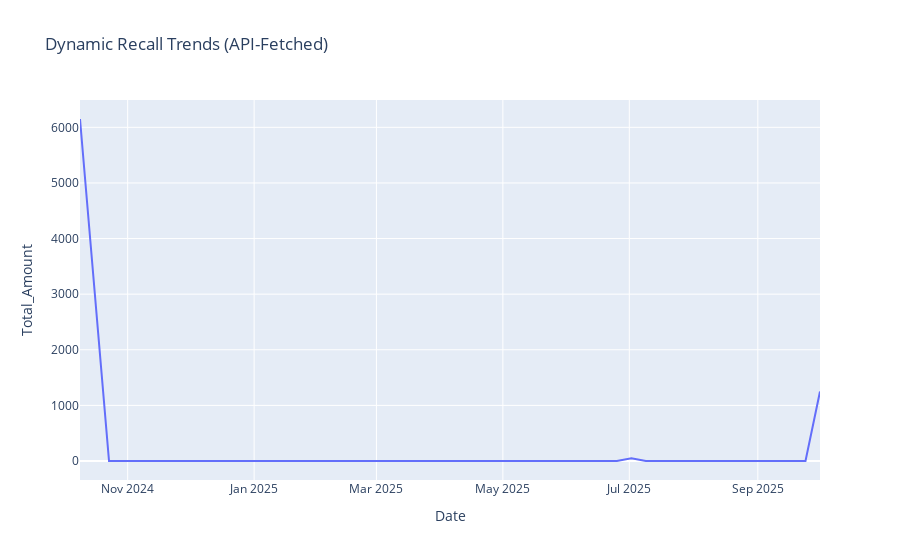

The notebook cell this image was saved under:
### Code cell
import pandas as pd
import numpy as np
import matplotlib.pyplot as plt
import seaborn as sns
import plotly.express as px
from api_utils import fetch_pharmacy_data  # Import helper

# Dynamic load with shorter range for stability
df = fetch_pharmacy_data(limit=300, years_back=1)  # Last year only
if df.empty:
    print("API failed—creating sample fallback data for demo.")
    # Enhanced sample: Full columns for seamless run
    np.random.seed(42)  # Reproducible
    sample_data = {
        'action_date': pd.date_range(start='2024-01-01', periods=100, freq='D'),
        'product_name': np.random.choice(['Aspirin', 'Ibuprofen', 'Tylenol', 'Unknown Product'], 100),
        'quantity_involved': np.random.randint(1, 100, 100),
        'total_amount': np.random.uniform(10, 500, 100),
        'reason': np.random.choice(['Quality Issue', 'Labeling Error', 'N/A'], 100),
        'severity': np.random.choice(['High', 'Low'], 100)
    }
    df = pd.DataFrame(sample_data)
    print("Using sample data—rerun after API stabilizes.")
else:
    print(f"Using real API data: {len(df)} records.")

# Derive missing columns for consistency (real or sample)
if 'action_date' not in df.columns:
    df['action_date'] = pd.to_datetime(df['report_date'], errors='coerce')  # From API 'report_date'

if 'product_name' not in df.columns:
    df['product_name'] = df['product_description'].fillna('Unknown Product')  # Use API description

if 'reason' not in df.columns:
    df['reason'] = df['reason_for_recall'].fillna('N/A')  # API field

if 'quantity_involved' not in df.columns:
    df['quantity_involved'] = pd.to_numeric(df.get('product_quantity', 1), errors='coerce').fillna(1)  # Mock from API

if 'total_amount' not in df.columns:
    df['total_amount'] = df['quantity_involved'] * np.random.uniform(5, 50, len(df))  # Mock for analysis

# Derive 'severity' if missing (from API classification or reason)
if 'severity' not in df.columns:
    df['severity'] = df['classification'].fillna('').str.contains('Class I|Serious', case=False, na=False).map({True: 'High', False: 'Low'})
    df['severity'] = df['severity'].fillna('Low')  # Default low if no classification

# Ensure datetime
df['action_date'] = pd.to_datetime(df['action_date'], errors='coerce')

# Now safe: Only proceed if df has data
if not df.empty and 'action_date' in df.columns:
    # Daily trends (fixed groupby and x-axis)
    daily_trends = df.groupby(df['action_date'].dt.date)['total_amount'].sum().reset_index()
    daily_trends.columns = ['Date', 'Total_Amount']  # Explicit rename
    fig1 = px.line(daily_trends, x='Date', y='Total_Amount', title='Dynamic Recall Trends (API-Fetched)')  # Fixed x='Date'
    fig1.show()
    
    # Top products by quantity (fixed seaborn warning)
    top_products = df.groupby('product_name')['quantity_involved'].sum().sort_values(ascending=False).head(10)
    plt.figure(figsize=(10, 6))
    sns.barplot(data=top_products.reset_index(), x='quantity_involved', y='product_name', palette='viridis', hue='product_name', legend=False)  # Hue=y, legend=False
    plt.title('Top Products by Quantity Involved (Dynamic Data)')
    plt.xlabel('Quantity')
    plt.ylabel('Product Name')
    plt.tight_layout()
    plt.show()
    
    # Correlation heatmap (numerical only)
    numerical_df = df.select_dtypes(include=[np.number])
    if not numerical_df.empty:
        corr = numerical_df.corr()
        plt.figure(figsize=(8, 6))
        sns.heatmap(corr, annot=True, cmap='coolwarm', center=0)
        plt.title('Dynamic Data Correlations')
        plt.tight_layout()
        plt.show()
    
    # Key stats (fixed 'severity' access)
    print(f"Average quantity involved: {df['quantity_involved'].mean():.2f}")
    print(f"Most common reason: {df['reason'].mode().iloc[0] if not df['reason'].mode().empty else 'N/A'}")
    print(f"Unique products: {df['product_name'].nunique()}")
    high_sev_count = len(df[df['severity'] == 'High'])
    print(f"High severity cases: {high_sev_count} ({high_sev_count / len(df) * 100:.1f}%)")
else:
    print("No data available—check API or sample setup.")

### Figure 1 — Plotly figure (JSON) as saved in the notebook; plotly's stock layout.template omitted (floating-point values rounded to 4 significant figures)
{"data": [{"hovertemplate": "Date=%{x}<br>Total_Amount=%{y}<extra></extra>", "legendgroup": "", "line": {"color": "#636efa", "dash": "solid"}, "marker": {"symbol": "circle"}, "mode": "lines", "name": "", "orientation": "v", "showlegend": false, "type": "scatter", "x": ["2024-10-09", "2024-10-23", "2024-10-30", "2024-11-06", "2024-11-13", "2024-11-20", "2024-11-27", "2024-12-04", "2024-12-11", "2024-12-18", "2024-12-25", "2025-01-01", "2025-01-08", "2025-01-15", "2025-01-22", "2025-01-29", "2025-02-05", "2025-02-12", "2025-02-26", "2025-03-05", "2025-03-12", "2025-03-19", "2025-03-26", "2025-04-02", "2025-04-09", "2025-04-16", "2025-04-23", "2025-04-30", "2025-05-07", "2025-05-14", "2025-05-21", "2025-05-28", "2025-06-04", "2025-06-11", "2025-06-18", "2025-06-25", "2025-07-02", "2025-07-09", "2025-07-16", "2025-07-23", "2025-07-30", "2025-08-06", "2025-08-13", "2025-08-20", "2025-08-27", "2025-09-03", "2025-09-10", "2025-09-17", "2025-09-24", "2025-10-01"], "xaxis": "x", "y": [6150.0, 0.0, 0.0, 0.0, 0.0, 0.0, 0.0, 0.0, 0.0, 0.0, 0.0, 0.0, 0.0, 0.0, 0.0, 0.0, 0.0, 0.0, 0.0, 0.0, 0.0, 0.0, 0.0, 0.0, 0.0, 0.0, 0.0, 0.0, 0.0, 0.0, 0.0, 0.0, 0.0, 0.0, 0.0, 0.0, 50.0, 0.0, 0.0, 0.0, 0.0, 0.0, 0.0, 0.0, 0.0, 0.0, 0.0, 0.0, 0.0, 1250.0], "yaxis": "y"}], "layout": {"legend": {"tracegroupgap": 0}, "title": {"text": "Dynamic Recall Trends (API-Fetched)"}, "xaxis": {"anchor": "y", "domain": [0, 1], "title": {"text": "Date"}}, "yaxis": {"anchor": "x", "domain": [0, 1], "title": {"text": "Total_Amount"}}}}
